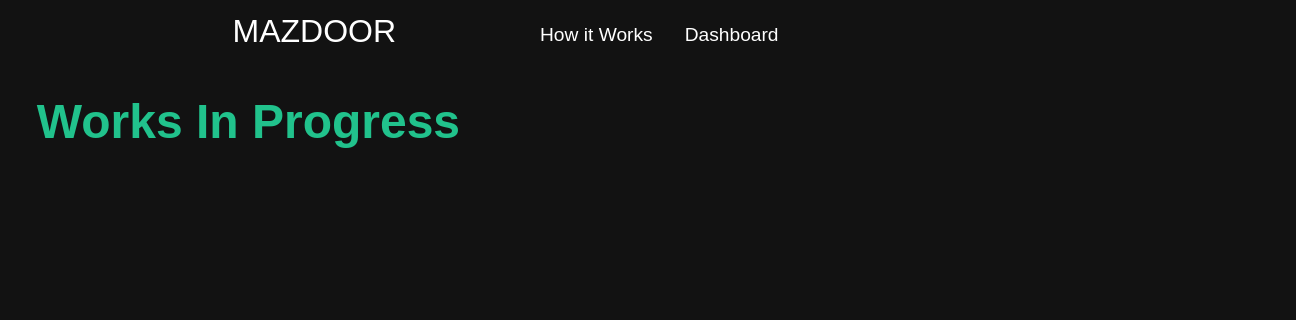
/works_in_progress.php, run on an earlier commit of the app's database.
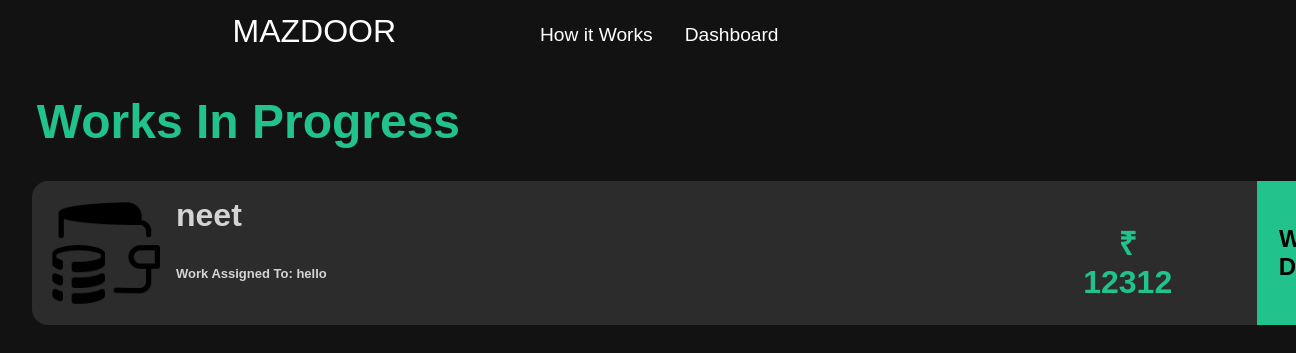
And on a later commit of the database.
### tables this page shows
CREATE TABLE `projectbids` (
  `biddersname` varchar(255) NOT NULL,
  `biddersdics` varchar(255) NOT NULL,
  `bidderbudget` int(69) NOT NULL,
  `tenderpdf` varchar(255) NOT NULL,
  `tokenpb` varchar(255) NOT NULL,
  `projectidofbids` int(255) NOT NULL,
  `chahiye` varchar(255) NOT NULL
);

CREATE TABLE `projects` (
  `token` varchar(255) NOT NULL,
  `projectname` varchar(255) NOT NULL,
  `description` varchar(255) NOT NULL,
  `bigdescription` varchar(255) NOT NULL,
  `frommoney` int(11) NOT NULL,
  `tomoney` int(11) NOT NULL,
  `cardimage` varchar(255) NOT NULL,
  `descimg1` varchar(255) NOT NULL,
  `descimg2` varchar(255) NOT NULL,
  `descimg3` varchar(255) NOT NULL,
  `descimg4` varchar(255) NOT NULL,
  `id` int(11) NOT NULL,
  `toshow` varchar(11) NOT NULL
);

### works_in_progress.php (the view, shortened to what this page needs)
<!DOCTYPE html>
<html lang="en">
<head>
  <link rel="stylesheet" href="css/work_assigned_done.css">
</head>
<body>
  <div class="container">
    <nav class="navbar">
      <div class="logo">
        <a href="index.php" class="logo_link">MAZDOOR</a>
        <ul>
          <li><a href="how_it_works.html">How it Works</a></li>
          <li><a href=" client_dashboard.php">Dashboard</a></li>
        </ul>
      </div>
    </nav>
    <header>Works In Progress</header>
    <div class="column">
      <?php
      require 'config.php';
      $query = "SELECT * FROM projects";
      $query_run = mysqli_query($conn, $query);
      $check_empty = mysqli_num_rows($query_run) > 0;
      if ($check_empty) {
        while ($row = mysqli_fetch_assoc($query_run)) {
          if ($row['toshow'] == 'yes') {
            for ($row['toshow'] = 0; $row['toshow'] < 1; $row['toshow']++) {
              $query1 = "SELECT * FROM projectbids";
              $query_run1 = mysqli_query($conn, $query1);
              $check_empty1 = mysqli_num_rows($query_run1) > 0;
              if ($check_empty1) {
                while ($row1 = mysqli_fetch_assoc($query_run1)) {
                  if ($row1['chahiye'] == 'accept' && $row1['tokenpb'] == $row['token']) {
                    echo "<div class=", "row", ">";
                    echo '<img src=', '"images/paysafely.svg"', 'alt=', "", '>';
                    echo "<div class=", "inner_row", ">";
                    echo "<h1>";
                    echo $row['projectname'];
                    echo "</h1>";
                    echo "<h2> Work Assigned To: ";
                    echo $row1['biddersname'];
                    echo "</h2>";
                    echo "</div>";
                    echo "<h3> ₹ ";
                    echo $row1['bidderbudget'];
                    echo "</h3>";
                    echo '<form action="#" method="POST">';
                    echo '<button name="wokdon" type="submit" class="wokdon">Work Done</button>';
                    echo '</form>';
                    echo "</div></a>";
                  }
                }
              }
            }
          }
        }
      }
        ?>
    </div>
    </div>
</body>
</html>

What changed in the data, as far as the page shows it:
now on this page (row edited): projects: projectname "neet"
added projectbids: biddersname "hello", bidderbudget "12312"
